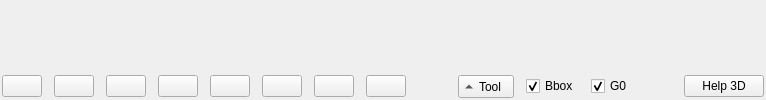
        <widget class="QWidget" name="tabVisu3D">
         <attribute name="title">
          <string>Viewer3D</string>
         </attribute>
         <layout class="QVBoxLayout" name="verticalLayout_4">
          <property name="spacing">
           <number>1</number>
          </property>
          <property name="margin">
           <number>2</number>
          </property>
          <item>
           <widget class="Viewer" name="visu3D" native="true">
            <property name="sizePolicy">
             <sizepolicy hsizetype="Preferred" vsizetype="Preferred">
              <horstretch>1</horstretch>
              <verstretch>1</verstretch>
             </sizepolicy>
            </property>
            <property name="palette">
             <palette>
              <active>
               <colorrole role="Base">
                <brush brushstyle="SolidPattern">
                 <color alpha="255">
                  <red>255</red>
                  <green>255</green>
                  <blue>255</blue>
                 </color>
                </brush>
               </colorrole>
               <colorrole role="Window">
                <brush brushstyle="SolidPattern">
                 <color alpha="255">
                  <red>255</red>
                  <green>255</green>
                  <blue>255</blue>
                 </color>
                </brush>
               </colorrole>
              </active>
              <inactive>
               <colorrole role="Base">
                <brush brushstyle="SolidPattern">
                 <color alpha="255">
                  <red>255</red>
                  <green>255</green>
                  <blue>255</blue>
                 </color>
                </brush>
               </colorrole>
               <colorrole role="Window">
                <brush brushstyle="SolidPattern">
                 <color alpha="255">
                  <red>255</red>
                  <green>255</green>
                  <blue>255</blue>
                 </color>
                </brush>
               </colorrole>
              </inactive>
              <disabled>
               <colorrole role="Base">
                <brush brushstyle="SolidPattern">
                 <color alpha="255">
                  <red>255</red>
                  <green>255</green>
                  <blue>255</blue>
                 </color>
                </brush>
               </colorrole>
               <colorrole role="Window">
                <brush brushstyle="SolidPattern">
                 <color alpha="255">
                  <red>255</red>
                  <green>255</green>
                  <blue>255</blue>
                 </color>
                </brush>
               </colorrole>
              </disabled>
             </palette>
            </property>
            <property name="focusPolicy">
             <enum>Qt::StrongFocus</enum>
            </property>
           </widget>
          </item>
          <item>
           <layout class="QHBoxLayout" name="layout3D">
            <property name="spacing">
             <number>12</number>
            </property>
            <property name="sizeConstraint">
             <enum>QLayout::SetMinimumSize</enum>
            </property>
            <property name="leftMargin">
             <number>0</number>
            </property>
            <item>
             <widget class="QPushButton" name="View3DButton">
              <property name="toolTip">
               <string>Perspective view</string>
              </property>
              <property name="text">
               <string/>
              </property>
              <property name="icon">
               <iconset resource="../GrblController.qrc">
                <normaloff>:/img/isoview2.png</normaloff>:/img/isoview2.png</iconset>
              </property>
             </widget>
            </item>
            <item>
             <widget class="QPushButton" name="FrontViewButton">
              <property name="enabled">
               <bool>true</bool>
              </property>
              <property name="toolTip">
               <string>Front view</string>
              </property>
              <property name="text">
               <string/>
              </property>
              <property name="icon">
               <iconset resource="../GrblController.qrc">
                <normaloff>:/img/frontview.png</normaloff>:/img/frontview.png</iconset>
              </property>
             </widget>
            </item>
            <item>
             <widget class="QPushButton" name="BackViewButton">
              <property name="toolTip">
               <string>Back view</string>
              </property>
              <property name="text">
               <string/>
              </property>
              <property name="icon">
               <iconset resource="../GrblController.qrc">
                <normaloff>:/img/backview.png</normaloff>:/img/backview.png</iconset>
              </property>
             </widget>
            </item>
            <item>
             <widget class="QPushButton" name="LeftViewButton">
              <property name="toolTip">
               <string>Left view</string>
              </property>
              <property name="text">
               <string/>
              </property>
              <property name="icon">
               <iconset resource="../GrblController.qrc">
                <normaloff>:/img/leftview.png</normaloff>:/img/leftview.png</iconset>
              </property>
             </widget>
            </item>
            <item>
             <widget class="QPushButton" name="RightViewButton">
              <property name="toolTip">
               <string>Right view </string>
              </property>
              <property name="text">
               <string/>
              </property>
              <property name="icon">
               <iconset resource="../GrblController.qrc">
                <normaloff>:/img/rightview.png</normaloff>:/img/rightview.png</iconset>
              </property>
             </widget>
            </item>
            <item>
             <widget class="QPushButton" name="BottomViewButton">
              <property name="toolTip">
               <string>Bottom view</string>
              </property>
              <property name="text">
               <string/>
              </property>
              <property name="icon">
               <iconset resource="../GrblController.qrc">
                <normaloff>:/img/bottomview.png</normaloff>:/img/bottomview.png</iconset>
              </property>
             </widget>
            </item>
            <item>
             <widget class="QPushButton" name="TopViewButton">
              <property name="toolTip">
               <string>Top view</string>
              </property>
              <property name="text">
               <string/>
              </property>
              <property name="icon">
               <iconset resource="../GrblController.qrc">
                <normaloff>:/img/topview.png</normaloff>:/img/topview.png</iconset>
              </property>
             </widget>
            </item>
            <item>
             <widget class="QPushButton" name="VectorUpButton">
              <property name="toolTip">
               <string>Vector up along Y axis </string>
              </property>
              <property name="text">
               <string/>
              </property>
              <property name="icon">
               <iconset resource="../GrblController.qrc">
                <normaloff>:/img/upvector.png</normaloff>:/img/upvector.png</iconset>
              </property>
             </widget>
            </item>
            <item>
             <spacer name="horizontalSpacer_4">
              <property name="orientation">
               <enum>Qt::Horizontal</enum>
              </property>
              <property name="sizeHint" stdset="0">
               <size>
                <width>40</width>
                <height>20</height>
               </size>
              </property>
             </spacer>
            </item>
            <item>
             <widget class="QToolButton" name="toolButton">
              <property name="toolTip">
               <string>tool selection</string>
              </property>
              <property name="layoutDirection">
               <enum>Qt::LeftToRight</enum>
              </property>
              <property name="text">
               <string>Tool</string>
              </property>
              <property name="popupMode">
               <enum>QToolButton::InstantPopup</enum>
              </property>
              <property name="toolButtonStyle">
               <enum>Qt::ToolButtonTextBesideIcon</enum>
              </property>
              <property name="autoRaise">
               <bool>false</bool>
              </property>
              <property name="arrowType">
               <enum>Qt::UpArrow</enum>
              </property>
             </widget>
            </item>
            <item>
             <widget class="QCheckBox" name="BBcheckBox">
              <property name="toolTip">
               <string>With or without bounding box</string>
              </property>
              <property name="text">
               <string>Bbox</string>
              </property>
              <property name="checked">
               <bool>true</bool>
              </property>
             </widget>
            </item>
            <item>
             <widget class="QCheckBox" name="G0checkBox">
              <property name="toolTip">
               <string>with or without rapid movements</string>
              </property>
              <property name="text">
               <string>G0</string>
              </property>
              <property name="checked">
               <bool>true</bool>
              </property>
             </widget>
            </item>
            <item>
             <spacer name="horizontalSpacer3D">
              <property name="orientation">
               <enum>Qt::Horizontal</enum>
              </property>
              <property name="sizeType">
               <enum>QSizePolicy::Expanding</enum>
              </property>
              <property name="sizeHint" stdset="0">
               <size>
                <width>40</width>
                <height>20</height>
               </size>
              </property>
             </spacer>
            </item>
            <item>
             <widget class="QPushButton" name="Help3DButton">
              <property name="sizePolicy">
               <sizepolicy hsizetype="Fixed" vsizetype="Maximum">
                <horstretch>0</horstretch>
                <verstretch>0</verstretch>
               </sizepolicy>
              </property>
              <property name="toolTip">
               <string>Help 3D</string>
              </property>
              <property name="text">
               <string>Help 3D</string>
              </property>
              <property name="flat">
               <bool>false</bool>
              </property>
             </widget>
            </item>
           </layout>
          </item>
         </layout>
        </widget>
